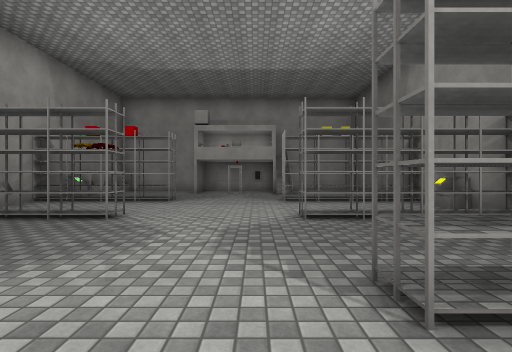
[1] (above)

12 first-person views from a walk through a 3-D level made in the Unity game engine. The camera is 1.3 m above the floor, looks level and sees 85° across. The floor is counted in squares, 2 m on a side. Each view is taken from the middle of a square. On the plan, view 1 faces up. The plan holds only what a view shows up to about 9 squares ahead; the rest is blank. The place goes on beyond the plan. The player is left out. Some surface patterns are stand-ins.

[2]
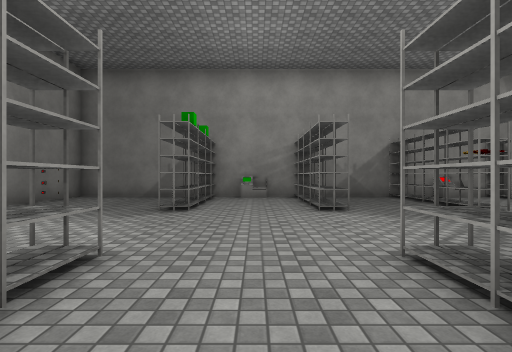

[3]
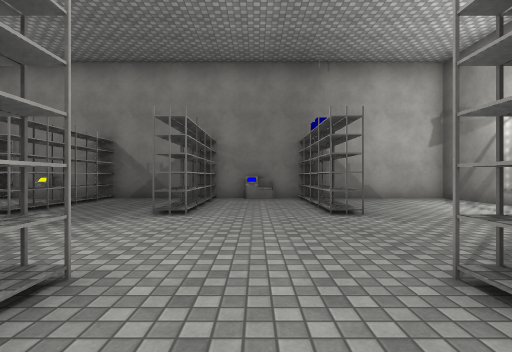

[4]
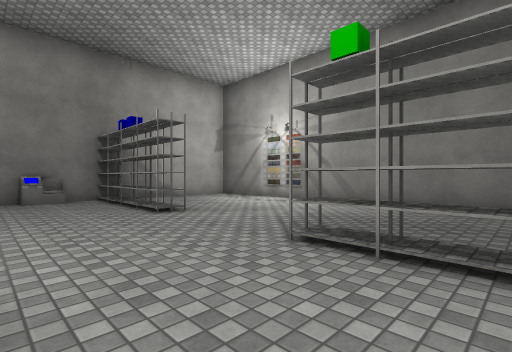

[5]
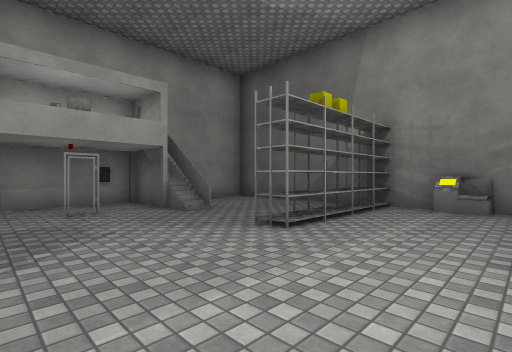

[6]
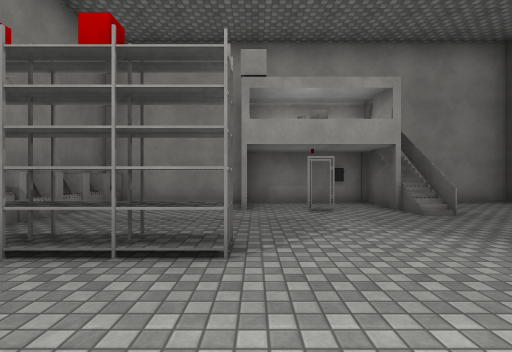

[7]
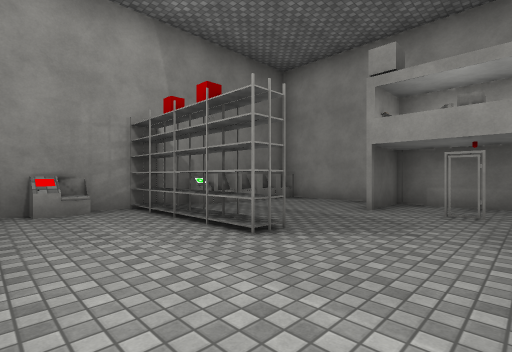

[8]
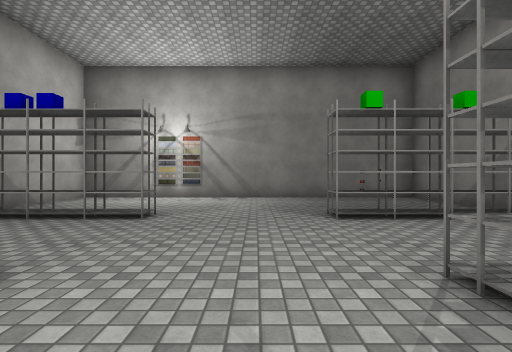

[9]
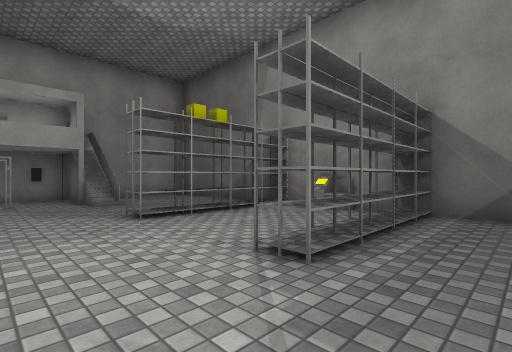

[10]
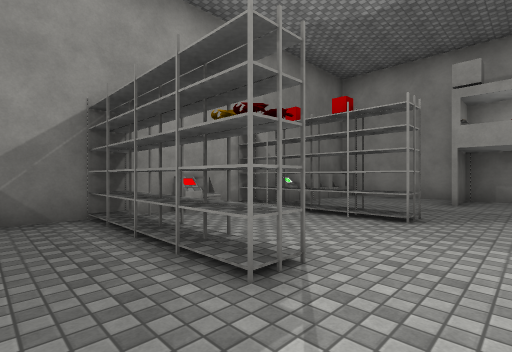

[11]
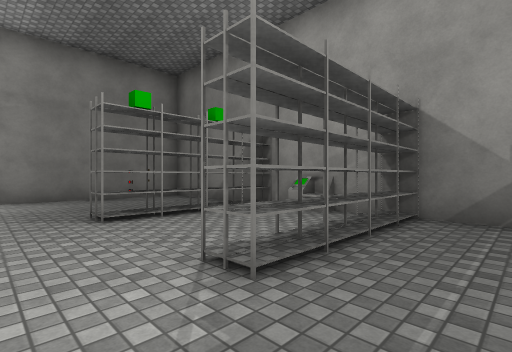

[12]
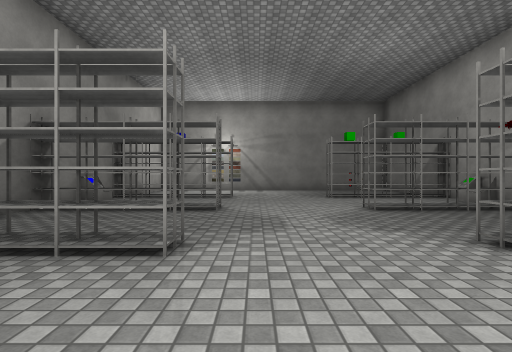

### Floor plan
Points are (right, up) in squares from view 1. A wall is a line through its corners. A room is listed if a view was taken in it or the views show most of it. See-through windows are left out.
Room 1 (views 1, 2, 3, 4, 5, 6, 7, 8, 9, 10, 11, 12)
walls: (-5.7, 9.5) (-5.7, -5.5) (4.3, -5.5) (4.3, 12) (-5.7, 12) (-5.7, 11.4)
ways out: gap at (4, -2); gap at (4, 4)
objects: console (-6, 0); console (-6, 6); other object (-6, 10) to (-6, 11); other object (-5, -2) to (-3, -1); other object (-5, 1) to (-3, 2); other object (-5, 4) to (-3, 5); other object (-5, 7) to (-3, 8); other object (-2, 11); other object (0, 12); other object (1, -2) to (3, -2); other object (1, 1) to (3, 1); other object (1, 4) to (3, 4); other object (1, 7) to (3, 7); other object (1, 11); console (4, 0); console (4, 6)

Where each view was taken, in squares from view 1:
view 1: 0 up, 0 right, facing up
view 2: 0 up, 3 right, facing left
view 3: 0 up, 4 left, facing right
view 4: 1 up, 4 left, facing down-right
view 5: 5 up, 2 left, facing up-right
view 6: 5 up, 2 left, facing up
view 7: 5 up, 0 right, facing up-left
view 8: 3 up, 1 left, facing down
view 9: 3 up, 1 left, facing up-right
view 10: 3 up, 1 left, facing up-left
view 11: 3 up, 1 left, facing down-left
view 12: 7 up, 0 right, facing down
